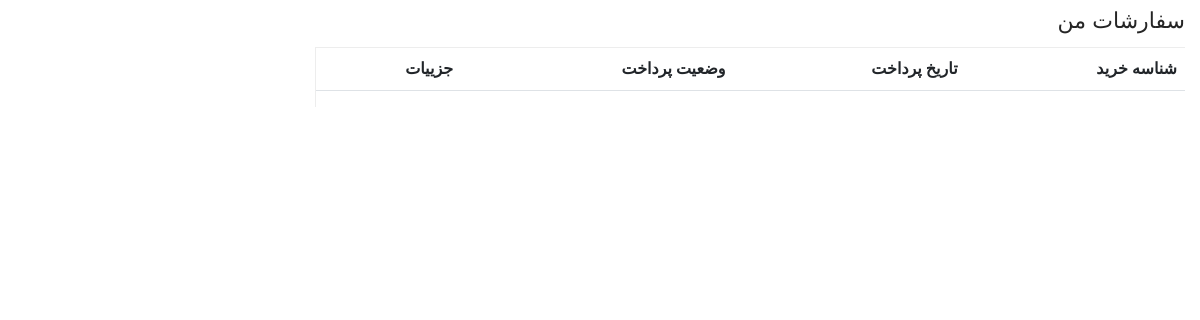
Page /user/ordered-product (signed in) on the earlier database version.
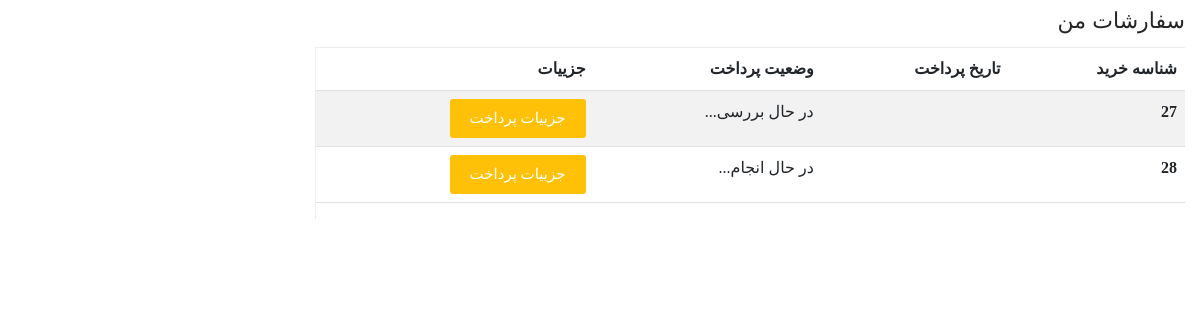
Same page on the later database version.
### order_module/models.py (models this page shows, shortened)
class Order(models.Model):
    user = models.ForeignKey(User, on_delete=models.CASCADE, verbose_name='کاربر')
    is_paid = models.BooleanField(default=False,verbose_name='نهایی شده/نشده')
    is_start = models.BooleanField(default=True, verbose_name='در حال بررسی')
    is_progress = models.BooleanField(default=False, verbose_name='در حال انجام')
    is_finish = models.BooleanField(default=False, verbose_name='ارسال شده')
    payment_date = models.DateField(null=True, blank=True, verbose_name='تاریخ پرداخت')
    class Meta:
        verbose_name = 'سبد خرید'
        verbose_name_plural = 'سبدهای خرید کاربران'

### user_panel/views.py (the view)
# urls.py: path('ordered-product', views.OrderedListView.as_view(), name='ordered_list_page'),
@method_decorator(login_required, name='dispatch')
class OrderedListView(ListView):
    model = Order
    template_name = 'user_panel/ordered_product.html'
    def get_queryset(self):
        query = super().get_queryset()
        query = query.filter(is_paid=True, user_id=self.request.user.id)
        return query

### polls/templatetags/poll_extras.py (called while the page is built)
@register.filter(name='show_jalali_date')
def show_jalali_date(value):
    return date2jalali(value)

### user_panel/templates/user_panel/ordered_product.html (shortened to what this page needs)
{% extends 'shared/layout.html' %}
{% load poll_extras %}
{% load render_partial %}
{% block content %}
    <section class="account_section section_space">
        <div class="container">
            <div class="row">
                <div class="col col-lg-9">
                    <div class="account_content_area">
                        <h3>سفارشات من</h3>
                        <ul class="content_layout ul_li_block">
                            <table class="table table-striped">
                                <thead>
                                <tr>
                                    <th scope="col">شناسه خرید</th>
                                    <th scope="col">تاریخ پرداخت</th>
                                    <th scope="col">وضعیت پرداخت</th>
                                    <th scope="col">جزییات</th>
                                </tr>
                                </thead>
                                <tbody>
                                {% for object in object_list %}
                                    <tr>
                                        <th scope="row">{{ object.id }}</th>
                                        <td>{{ object.payment_date | show_jalali_date }}</td>
                                        {% if object.is_start and not object.is_progress and not object.is_finish %}
                                            <td>در حال بررسی...</td>
                                        {% endif %}
                                        {% if object.is_progress and object.is_start and not object.is_finish %}
                                            <td>در حال انجام...</td>
                                        {% endif %}
                                        <td><a href="{% url 'ordered_detail_page' order_id=object.id %}">
                                            <button type="button" class="btn btn-warning">جزییات پرداخت</button>
                                        </a></td>
                                    </tr>
                                {% endfor %}
                                </tbody>
                            </table>
                        </ul>
                    </div>
                </div>
            </div>
        </div>
    </section>
{% endblock %}

Differences in the rows shown:
added Order: id "27", is_start "در حال بررسی..."
added Order: id "28", is_progress "در حال انجام..."
